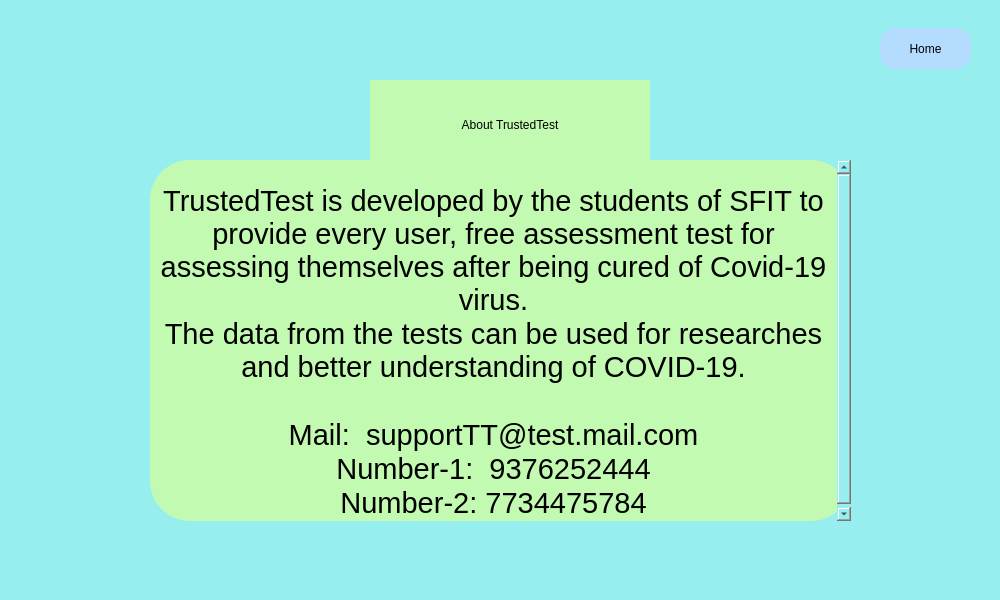
<?xml version="1.0" encoding="UTF-8"?>
<ui version="4.0">
 <class>Dialog</class>
 <widget class="QDialog" name="Dialog">
  <property name="geometry">
   <rect>
    <x>0</x>
    <y>0</y>
    <width>1000</width>
    <height>600</height>
   </rect>
  </property>
  <property name="minimumSize">
   <size>
    <width>1000</width>
    <height>600</height>
   </size>
  </property>
  <property name="windowTitle">
   <string>TrustedTest</string>
  </property>
  <property name="windowIcon">
   <iconset>
    <normaloff>App.png</normaloff>App.png</iconset>
  </property>
  <property name="styleSheet">
   <string notr="true">background-color: rgb(150, 238, 238);</string>
  </property>
  <widget class="QLabel" name="label">
   <property name="geometry">
    <rect>
     <x>370</x>
     <y>80</y>
     <width>280</width>
     <height>90</height>
    </rect>
   </property>
   <property name="styleSheet">
    <string notr="true">font: 24pt &quot;Calibri&quot;;
background-color: rgb(195, 250, 177);</string>
   </property>
   <property name="text">
    <string>About TrustedTest</string>
   </property>
   <property name="alignment">
    <set>Qt::AlignCenter</set>
   </property>
  </widget>
  <widget class="QTextBrowser" name="textBrowser">
   <property name="geometry">
    <rect>
     <x>150</x>
     <y>160</y>
     <width>701</width>
     <height>361</height>
    </rect>
   </property>
   <property name="styleSheet">
    <string notr="true">background-color: rgb(195, 250, 177);
font: 18pt &quot;Calibri&quot;;
border-radius:40px;</string>
   </property>
   <property name="frameShape">
    <enum>QFrame::NoFrame</enum>
   </property>
   <property name="html">
    <string>&lt;!DOCTYPE HTML PUBLIC &quot;-//W3C//DTD HTML 4.0//EN&quot; &quot;http://www.w3.org/TR/REC-html40/strict.dtd&quot;&gt;
&lt;html&gt;&lt;head&gt;&lt;meta name=&quot;qrichtext&quot; content=&quot;1&quot; /&gt;&lt;style type=&quot;text/css&quot;&gt;
p, li { white-space: pre-wrap; }
&lt;/style&gt;&lt;/head&gt;&lt;body style=&quot; font-family:'Calibri'; font-size:18pt; font-weight:400; font-style:normal;&quot;&gt;
&lt;p align=&quot;center&quot; style=&quot;-qt-paragraph-type:empty; margin-top:0px; margin-bottom:0px; margin-left:0px; margin-right:0px; -qt-block-indent:0; text-indent:0px; font-size:13pt;&quot;&gt;&lt;br /&gt;&lt;/p&gt;
&lt;p align=&quot;center&quot; style=&quot; margin-top:0px; margin-bottom:0px; margin-left:0px; margin-right:0px; -qt-block-indent:0; text-indent:0px;&quot;&gt;&lt;span style=&quot; font-size:22pt;&quot;&gt;TrustedTest is developed by the students of SFIT to provide every user, free assessment test for assessing themselves after being cured of Covid-19 virus.&lt;/span&gt;&lt;/p&gt;
&lt;p align=&quot;center&quot; style=&quot; margin-top:0px; margin-bottom:0px; margin-left:0px; margin-right:0px; -qt-block-indent:0; text-indent:0px;&quot;&gt;&lt;span style=&quot; font-size:22pt;&quot;&gt;The data from the tests can be used for researches and better understanding of COVID-19.&lt;/span&gt;&lt;/p&gt;
&lt;p align=&quot;center&quot; style=&quot;-qt-paragraph-type:empty; margin-top:0px; margin-bottom:0px; margin-left:0px; margin-right:0px; -qt-block-indent:0; text-indent:0px; font-size:22pt;&quot;&gt;&lt;br /&gt;&lt;/p&gt;
&lt;p align=&quot;center&quot; style=&quot; margin-top:0px; margin-bottom:0px; margin-left:0px; margin-right:0px; -qt-block-indent:0; text-indent:0px;&quot;&gt;&lt;span style=&quot; font-size:22pt;&quot;&gt;Mail:  supportTT@test.mail.com&lt;/span&gt;&lt;/p&gt;
&lt;p align=&quot;center&quot; style=&quot; margin-top:0px; margin-bottom:0px; margin-left:0px; margin-right:0px; -qt-block-indent:0; text-indent:0px;&quot;&gt;&lt;span style=&quot; font-size:22pt;&quot;&gt;Number-1:  9376252444&lt;/span&gt;&lt;/p&gt;
&lt;p align=&quot;center&quot; style=&quot; margin-top:0px; margin-bottom:0px; margin-left:0px; margin-right:0px; -qt-block-indent:0; text-indent:0px;&quot;&gt;&lt;span style=&quot; font-size:22pt;&quot;&gt;Number-2: 7734475784&lt;/span&gt;&lt;/p&gt;&lt;/body&gt;&lt;/html&gt;</string>
   </property>
   <property name="openLinks">
    <bool>false</bool>
   </property>
  </widget>
  <widget class="QPushButton" name="but_home">
   <property name="geometry">
    <rect>
     <x>880</x>
     <y>28</y>
     <width>91</width>
     <height>41</height>
    </rect>
   </property>
   <property name="styleSheet">
    <string notr="true">QPushButton#but_home{
	font: 10pt &quot;Calibri&quot;;
	background-color: rgb(180, 220, 255);
	border-radius:15px;
	font: 12pt &quot;MS Shell Dlg 2&quot;;
}
QPushButton#but_home:hover{
	font: 10pt &quot;Calibri&quot;;
	background-color: rgb(189, 238, 238);
	border-radius:15px;
	font: 12pt &quot;MS Shell Dlg 2&quot;;
}</string>
   </property>
   <property name="text">
    <string>Home</string>
   </property>
   <property name="icon">
    <iconset>
     <normaloff>Home.png</normaloff>Home.png</iconset>
   </property>
   <property name="autoDefault">
    <bool>false</bool>
   </property>
   <property name="flat">
    <bool>false</bool>
   </property>
  </widget>
 </widget>
 <resources/>
 <connections/>
</ui>
